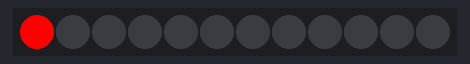
The sketch below on a simulated Arduino Mega 2560, built with avr-gcc and run on an emulated ATmega2560. On the bench: 12 RGB LEDs in strip order, left to right.

Above: at 0.1 s.
At 1.1 s:
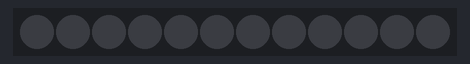

The sketch:

Pixie_LED.ino
```cpp
#include <Arduino.h>
#include <MeAuriga.h>
#include <MeRGBLed.h>
MeRGBLed led(0, 12);      // initialize all 12 pixel leds to 0
const int pixiePin = 44;  // the pin # the pixie ring is soldered on
void setup() {
  led.setpin(pixiePin);  // create a handle to the led pin
}
void loop() {                  // red green blue
  led.setColor(1, 255, 0, 0);  // set the led#1 on to red (0 to 255)
  led.show();                  // must call this to turn on the led
  delay(1000);
  led.setColor(1, 0, 0, 0);  // turn off the led#1
  led.show();
  delay(1000);
}
```

Measured:
- what the display in image 1 shows lasts 1.0 s, from 1.0 s to 2.0 s
